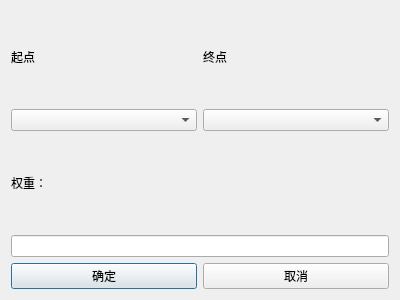
<?xml version="1.0" encoding="UTF-8"?>
<ui version="4.0">
 <class>Dialog_graph_editedge</class>
 <widget class="QDialog" name="Dialog_graph_editedge">
  <property name="geometry">
   <rect>
    <x>0</x>
    <y>0</y>
    <width>400</width>
    <height>300</height>
   </rect>
  </property>
  <property name="windowTitle">
   <string>对边进行操作</string>
  </property>
  <layout class="QVBoxLayout" name="verticalLayout_4">
   <item>
    <layout class="QHBoxLayout" name="horizontalLayout_2">
     <item>
      <layout class="QVBoxLayout" name="verticalLayout">
       <item>
        <widget class="QLabel" name="label">
         <property name="text">
          <string>起点</string>
         </property>
        </widget>
       </item>
       <item>
        <widget class="QComboBox" name="pos_box1"/>
       </item>
      </layout>
     </item>
     <item>
      <layout class="QVBoxLayout" name="verticalLayout_2">
       <item>
        <widget class="QLabel" name="label_2">
         <property name="text">
          <string>终点</string>
         </property>
        </widget>
       </item>
       <item>
        <widget class="QComboBox" name="pos_box2"/>
       </item>
      </layout>
     </item>
    </layout>
   </item>
   <item>
    <layout class="QVBoxLayout" name="verticalLayout_3">
     <item>
      <widget class="QLabel" name="label_3">
       <property name="text">
        <string>权重：</string>
       </property>
      </widget>
     </item>
     <item>
      <widget class="QLineEdit" name="line_value"/>
     </item>
    </layout>
   </item>
   <item>
    <layout class="QHBoxLayout" name="horizontalLayout">
     <item>
      <widget class="QPushButton" name="btn1">
       <property name="text">
        <string>确定</string>
       </property>
      </widget>
     </item>
     <item>
      <widget class="QPushButton" name="btn2">
       <property name="text">
        <string>取消</string>
       </property>
      </widget>
     </item>
    </layout>
   </item>
  </layout>
 </widget>
 <resources/>
 <connections>
  <connection>
   <sender>btn1</sender>
   <signal>clicked()</signal>
   <receiver>Dialog_graph_editedge</receiver>
   <slot>accept()</slot>
   <hints>
    <hint type="sourcelabel">
     <x>104</x>
     <y>221</y>
    </hint>
    <hint type="destinationlabel">
     <x>199</x>
     <y>149</y>
    </hint>
   </hints>
  </connection>
  <connection>
   <sender>btn2</sender>
   <signal>clicked()</signal>
   <receiver>Dialog_graph_editedge</receiver>
   <slot>reject()</slot>
   <hints>
    <hint type="sourcelabel">
     <x>295</x>
     <y>221</y>
    </hint>
    <hint type="destinationlabel">
     <x>199</x>
     <y>149</y>
    </hint>
   </hints>
  </connection>
 </connections>
</ui>
